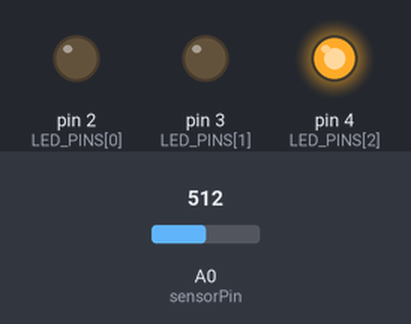
Bench run of a sketch on a simulated Arduino Uno, built with avr-gcc and run on an emulated ATmega328P. Parts: output pins drawn as LEDs (lit = HIGH). The test bench sets the inputs (shaded band); at power-on: A0 (sensorPin) = 512.

Above: at 1.2 s.
1.3 s: A0 (sensorPin) set to 166
2.8 s: A0 (sensorPin) set to 151
At 4.0 s:
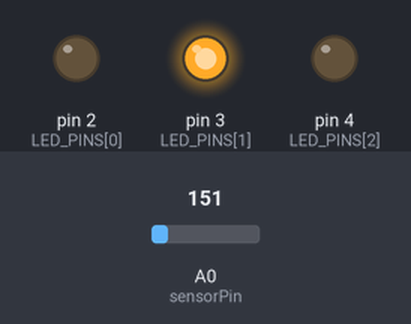
4.3 s: A0 (sensorPin) set to 122
At 5.3 s:
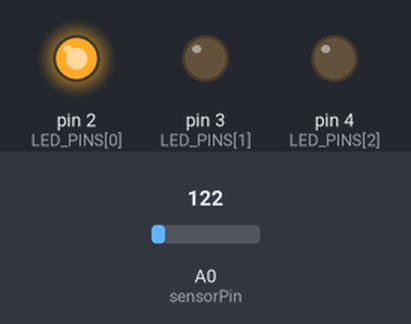
7.3 s: A0 (sensorPin) set to 306
At 8.5 s:
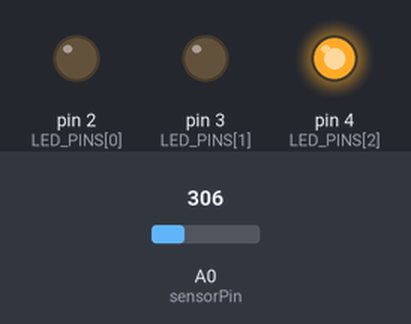
8.8 s: A0 (sensorPin) set to 0
At 9.9 s:
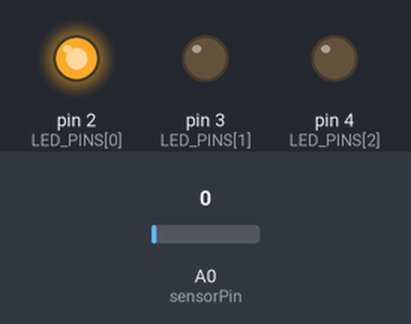
Timing chart, 0 to 11.3 s (numbered marks = the images above; inputs shaded):
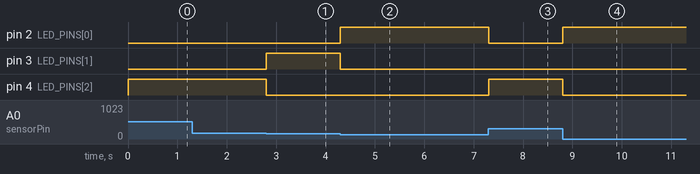

Measured:
- the behaviour switches between 152 and 151 on A0 (sensorPin) (found by bisection; images 0 and 1)
- after the input at 1.3 s, every drawn part: stays the same
- after the input at 2.8 s, pin 3 (LED_PINS[1]): LOW → HIGH at once; pin 4 (LED_PINS[2]): HIGH → LOW at once
- after the input at 4.3 s, pin 2 (LED_PINS[0]): LOW → HIGH at once; pin 3 (LED_PINS[1]): HIGH → LOW at once
- after the input at 7.3 s, pin 2 (LED_PINS[0]): HIGH → LOW at once; pin 4 (LED_PINS[2]): LOW → HIGH at once
- after the input at 8.8 s, pin 2 (LED_PINS[0]): LOW → HIGH at once; pin 4 (LED_PINS[2]): HIGH → LOW at once

The sketch:

project_03.ino
```cpp
/* Arduino Starter Kit example Project 3 - Love-O-Meter
   Parts required:
   1 TMP36 temperature sensor
   3 red LEDs
   3 220 ohm resistors
*/

const int sensorPin = A0;
const float baselineTemp = 20.0;
const int ANALOG_PIN_COUNT = 6;

const int LED_PINS[] = {2, 3, 4};  // green, yellow, red
const int LED_COUNT = 3;

const int GREEN_LED = 0;
const int YELLOW_LED = 1;
const int RED_LED = 2;

int currentLed = GREEN_LED;

float readTemperature() {
  int sensorVal = analogRead(sensorPin);
  float voltage = (sensorVal / 1024.0) * 5.0;
  return (voltage - 0.5) * 100;
}

float readAnalogVoltage(int pinIndex) {
  int rawValue = analogRead(pinIndex);
  return rawValue * (5.0 / 1023.0);
}

void setLed(int index) {
  currentLed = index;
  for (int i = 0; i < LED_COUNT; i++) {
    digitalWrite(LED_PINS[i], i == index ? HIGH : LOW);
  }
}

int getLedForTemperature(float temperature) {
  if (temperature >= baselineTemp + 4) {
    return RED_LED;
  } else if (temperature >= baselineTemp) {
    return YELLOW_LED;
  } else {
    return GREEN_LED;
  }
}

void setup() {
  Serial.begin(9600);
  for (int i = 0; i < LED_COUNT; i++) {
    pinMode(LED_PINS[i], OUTPUT);
    digitalWrite(LED_PINS[i], LOW);
  }
  setLed(GREEN_LED);
}

void loop() {
  if (Serial.available()) {
    String cmd = Serial.readStringUntil('\n');
    if (cmd == "ReadTemperature") {
      Serial.println(readTemperature());
    } else if (cmd.startsWith("ReadAnalog ")) {
      int pinIndex = cmd.substring(11).toInt();
      if (pinIndex >= 0 && pinIndex < ANALOG_PIN_COUNT) {
        Serial.println(readAnalogVoltage(pinIndex));
      }
    } else if (cmd.startsWith("SetLed ")) {
      int index = cmd.substring(7).toInt();
      if (index >= 0 && index < LED_COUNT) {
        setLed(index);
        Serial.println(currentLed);
      }
    } else if (cmd == "GetLed") {
      Serial.println(currentLed);
    }
  }

  setLed(getLedForTemperature(readTemperature()));
  delay(1);
}
```
